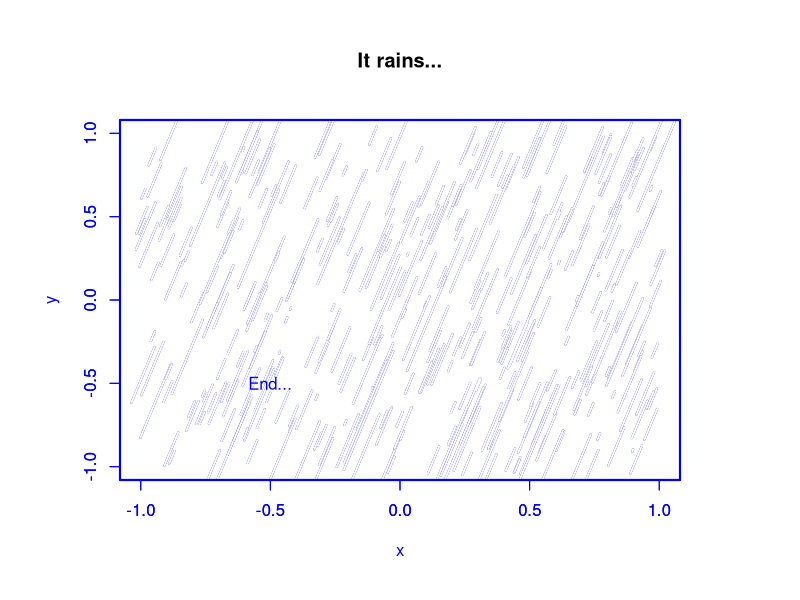

Recreate this plot in R.
# it rains 1

n <- 400
sec <- 0.1
theta <- pi/12
par(mar=rep(6,4),bg="white",col.axis="blue",col.lab="blue",fg="blue",lwd=2)
x <- c(-1,-1); y <- c(1,1)
plot(x,y,type="n",xlim=c(-1,1),ylim=c(-1,1),main="It rains...",xlab="",ylab="")
center <- matrix(runif(2*n,-1,1),byrow=T,nrow=n,ncol=2)
length <- rgamma(n,2,10)
start <- cbind(center[,1]+length*0.5*sin(theta),center[,2]+length*0.5*cos(theta))
end <- cbind(center[,1]-length*0.5*sin(theta),center[,2]-length*0.5*cos(theta))

for (i in 1:(n+10)){
    if(i <= n) segments(start[i,1],start[i,2],end[i,1],end[i,2])
    if(i > 10) segments(start[i-10,1],start[i-10,2],end[i-10,1],end[i-10,2],col="white")
    Sys.sleep(sec)
}
par(new=T)
plot(x,y,type="n",xlim=c(-1,1),ylim=c(-1,1))
text(-0.5,-0.5,"End...")

# end